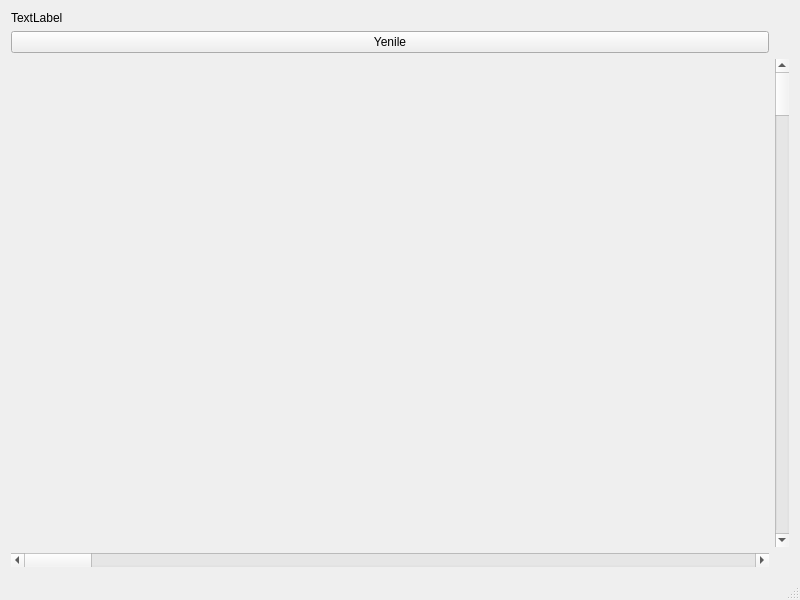
<?xml version="1.0" encoding="UTF-8"?>
<ui version="4.0">
 <class>MainWindow</class>
 <widget class="QMainWindow" name="MainWindow">
  <property name="geometry">
   <rect>
    <x>0</x>
    <y>0</y>
    <width>800</width>
    <height>600</height>
   </rect>
  </property>
  <property name="windowTitle">
   <string>Parazit Analizi - Faruk CEBECİ</string>
  </property>
  <widget class="QWidget" name="centralWidget">
   <layout class="QGridLayout" name="gridLayout">
    <item row="2" column="0">
     <widget class="QCustomPlot" name="plot" native="true">
      <property name="sizePolicy">
       <sizepolicy hsizetype="Preferred" vsizetype="MinimumExpanding">
        <horstretch>0</horstretch>
        <verstretch>0</verstretch>
       </sizepolicy>
      </property>
      <property name="focusPolicy">
       <enum>Qt::TabFocus</enum>
      </property>
     </widget>
    </item>
    <item row="0" column="0">
     <widget class="QLabel" name="label">
      <property name="text">
       <string>TextLabel</string>
      </property>
     </widget>
    </item>
    <item row="2" column="1">
     <widget class="QScrollBar" name="verticalScrollBar">
      <property name="orientation">
       <enum>Qt::Vertical</enum>
      </property>
     </widget>
    </item>
    <item row="3" column="0">
     <widget class="QScrollBar" name="horizontalScrollBar">
      <property name="orientation">
       <enum>Qt::Horizontal</enum>
      </property>
     </widget>
    </item>
    <item row="1" column="0">
     <widget class="QPushButton" name="pushButton">
      <property name="text">
       <string>Yenile</string>
      </property>
     </widget>
    </item>
   </layout>
  </widget>
  <widget class="QStatusBar" name="statusBar"/>
  <action name="actionInsert_Plot">
   <property name="text">
    <string>Insert Plot</string>
   </property>
  </action>
  <action name="actionSave_Document">
   <property name="text">
    <string>Save Document...</string>
   </property>
  </action>
 </widget>
 <layoutdefault spacing="6" margin="11"/>
 <customwidgets>
  <customwidget>
   <class>QCustomPlot</class>
   <extends>QWidget</extends>
   <header>qcustomplot.h</header>
   <container>1</container>
  </customwidget>
 </customwidgets>
 <resources/>
 <connections/>
</ui>
